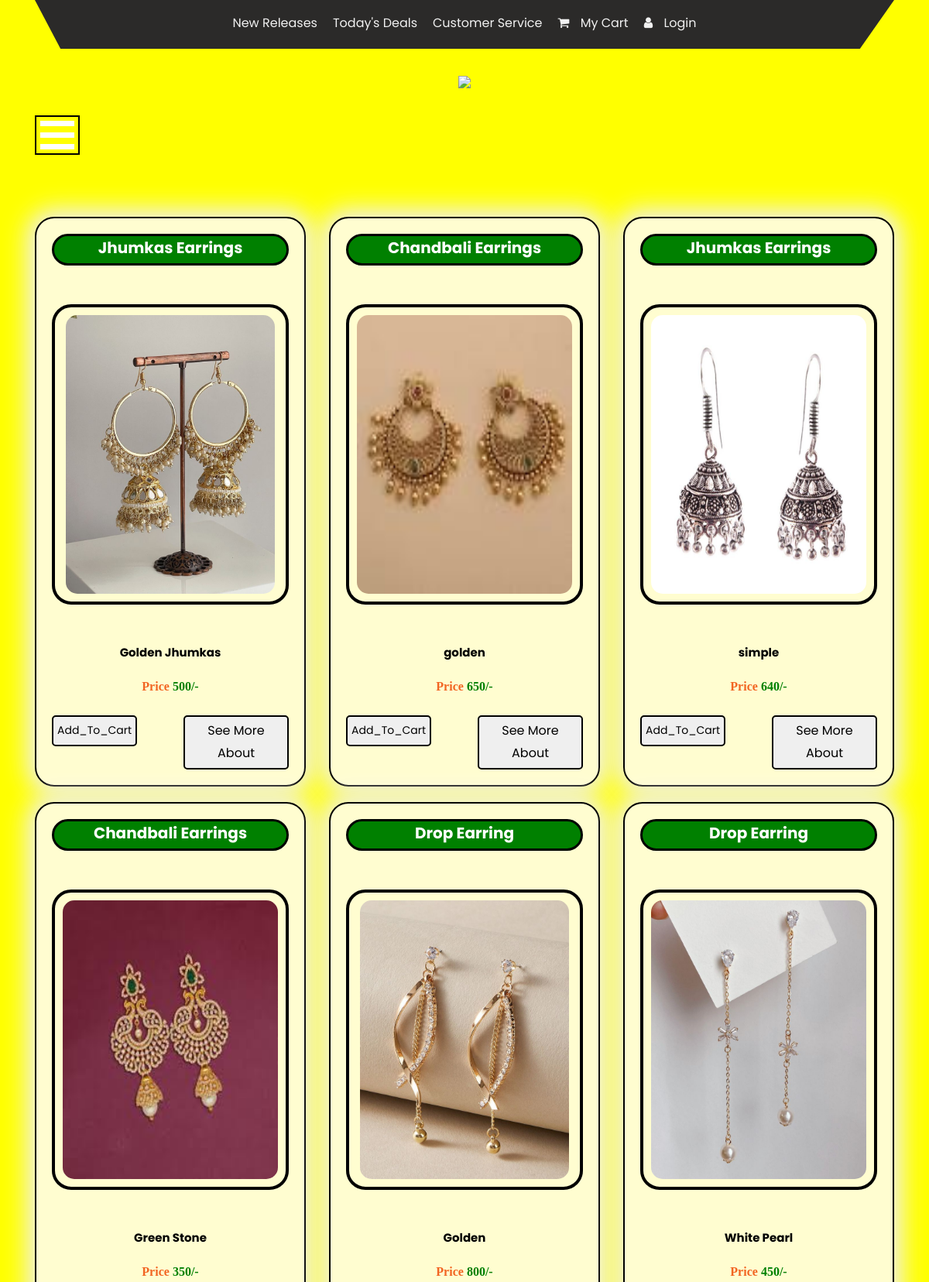
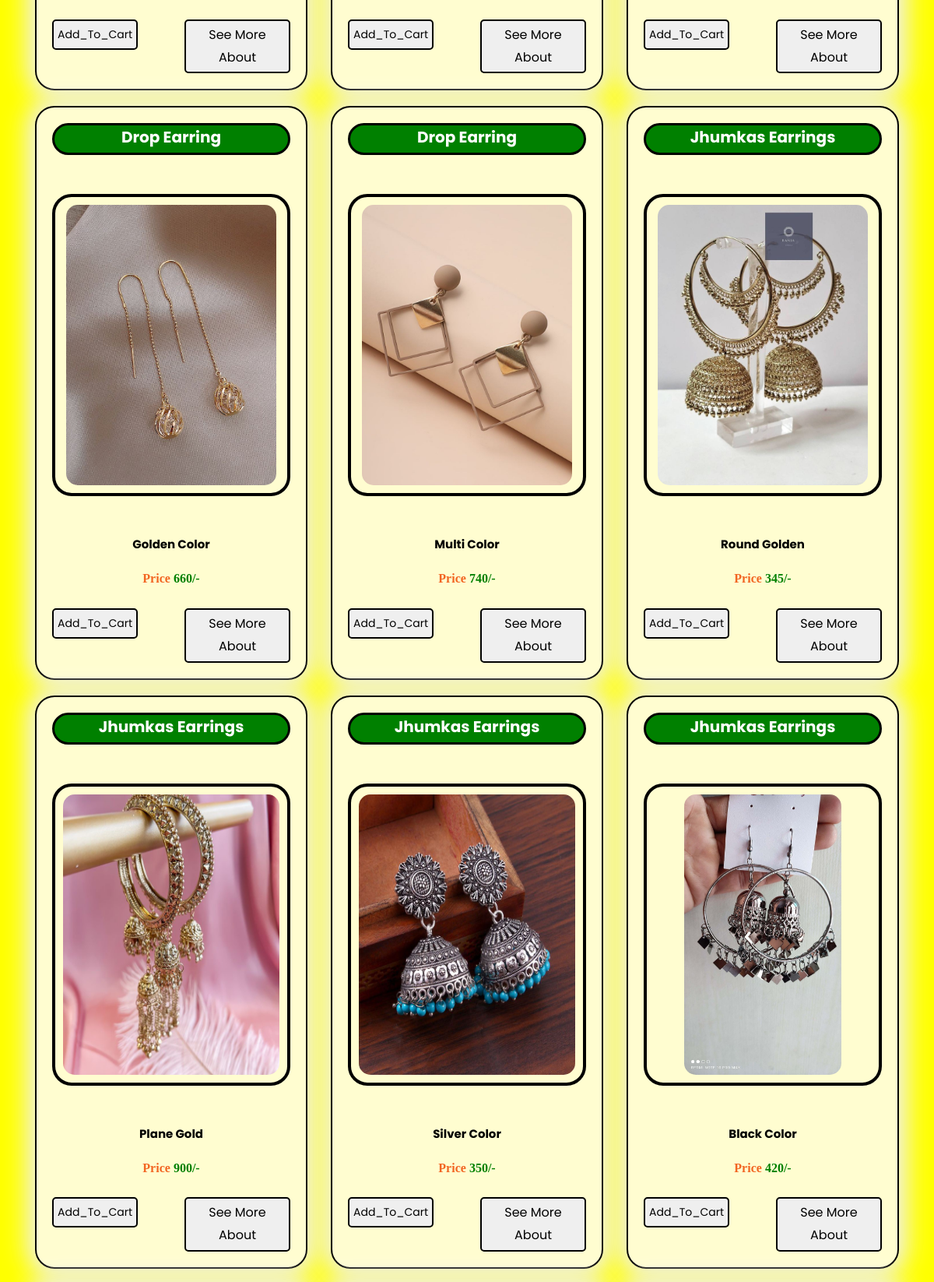
The app's page /jewellery (upper part) with its own data (2 pictures, top to bottom).
### swadeshimart/models.py (models this page shows)
class product_upload_database(models.Model):
    product_name=models.CharField(max_length=30)
    product_price=models.CharField(max_length=5)
    product_description=models.CharField(max_length=100)
    index_photo=models.FileField(upload_to="index_photo")
    left_side_photo=models.FileField(upload_to="left_side_photo")
    right_side_photo=models.FileField(upload_to="right_side_photo")
    up_photo=models.FileField(upload_to="up_photo")
    down_photo=models.FileField(upload_to="down_photo")
    product_for=models.CharField(max_length=30)
    product_type=models.CharField(max_length=30)
    seller_id=models.CharField(max_length=50,default="seller@gmail.com")

### swadeshimart/views.py (the view)
# urls.py: path('jewellery',views.jewellery,name="jewellery"),
def jewellery(request):
    product=product_upload_database.objects.filter(product_type="Jewellery")
    return render(request,"second.html",{'product':product})

### templates/second.html (shortened to what this page needs)
{% load static %}
<!DOCTYPE html>
<html lang="en">
   <head>
      <link rel="stylesheet" type="text/css" href="{% static 'css/bootstrap.min.css' %}">
      <link rel="stylesheet" type="text/css" href="{% static 'css/style.css' %}">
      <link rel="stylesheet" href="{% static 'css/responsive.css' %}">
      <link rel="stylesheet" href="{% static 'css/jquery.mCustomScrollbar.min.css' %}">
      <link rel="stylesheet" href="https://netdna.bootstrapcdn.com/font-awesome/4.0.3/css/font-awesome.css">
      <link rel="stylesheet" type="text/css" href="https://stackpath.bootstrapcdn.com/font-awesome/4.7.0/css/font-awesome.min.css">
      <link rel="stylesheet" href="{% static 'css/owl.carousel.min.css'%}">
      <link rel="stylesheet" href="https://cdnjs.cloudflare.com/ajax/libs/fancybox/2.1.5/jquery.fancybox.min.css" media="screen">
   </head>
   <body style="background:yellow;">
      <div class="banner_bg_main" style="background:yellow">
         <div class="container">
            <div class="header_section_top">
               <div class="row">
                  <div class="col-sm-12">
                     <div class="custom_menu">
                        <ul>
                           <li><a href="new_release">New Releases</a></li>
                           <li><a href="#">Today's Deals</a></li>
                           <li><a href="customer_service">Customer Service</a></li>
                           <li><a href="personal_cart">
                              <i class="fa fa-shopping-cart" aria-hidden="true"></i>
                              <span class="padding_10"> My Cart</span></a>
                           </li>
                           {% if request.session.username %}
                              <li><a href="personal_info">
                                 <span class="padding_10">{{request.session.username}}</span></a>
                              </li>
                           {% else %}
                           <li><a href="login_index">
                              <i class="fa fa-user" aria-hidden="true"></i>
                                 <span class="padding_10">Login</span></a>
                              </li>
                          {% endif %}
                        </ul>
                     </div>
                  </div>
               </div>
            </div>
         </div>
         <div class="logo_section">
            <div class="container">
               <div class="row">
                  <div class="col-sm-12">
                     <div class="logo"><a href="index.html"><img style="height:50px;weidth:10px" src="{% static 'images/logo_swadeshi_mart.ico' %}"></a></div>
                  </div>
               </div>
            </div>
         </div>
         <div class="header_section">
            <div class="container">
               <div class="containt_main">
                  <span class="toggle_icon" onclick="openNav()"><img style="border:2px solid black;padding:5px;" src="{% static 'images/toggle-icon.png' %}"></span>
                  <div class="main">
                  </div>
                  <div class="header_box">
                  </div>
               </div>
            </div>
         </div>
      </div>
      <div class="fashion_section">
                  <div class="container">
                     <br><br>
                     <div class="fashion_section_2">
                        <div class="row">
                        {% for i in product %}
                            <div class="col-lg-4 col-sm-4" style="border-radius:25px;" >
                                <div class="box_main" style="border:2px solid black;border-radius:25px;background:rgb(255, 253, 208)">
                                   <h4 class="shirt_text" style="background-color:green;border-radius:50px;border:3px solid black;color:white">{{i.product_name}}</h4>
                                   <div class="tshirt_img" style="border:4px solid black;border-radius:25px"><img class="image_size" style="border-radius:25px;padding:10px;"  src="{{i.index_photo.url}}" ></div>
                                   <p style="text-align:center;font-weight:bold;color:black">{{i.product_description}}</P>
                                   <p class="price_text" style="font-family:Berlin Sans FB Demi;font-weight:bold">Price <span style="color: green;"><b>{{i.product_price}}/-</b></span></p><br>
                                   <div class="btn_main">
                                    <form action="cart" method="post" enctype="multipart/form-data">
                                       <div class="buy_bt" style="margin-left:px"><button type="submit" style="border:2px solid black;padding:5px;border-radius:5px">Add_To_Cart</button></div>
                                    </form>
                                      <div class="buy_bt" style="margin-left:60px"><a href="product_details_view?id={{i.id}}"><button type="button" style="border:2px solid black;padding:4px;border-radius:5px">See More About</button></a></div>
                                   </div>
                                </div>
                             </div>
                        {% endfor %}
                         </div>
                     </div>
                  </div>
      </div>
   </body>
</html>

### static/css/style.css (style rules this page uses)
* { box-sizing: border-box !important; transition: ease all 0.5s; }
html { scroll-behavior: smooth; overflow-x: hidden; }
body { color: #666666; font-size: 14px; line-height: 1.80857; font-weight: normal; overflow-x: hidden; font-family: 'Poppins', sans-serif; }
a { color: #1f1f1f; text-decoration: none !important; outline: none !important; -webkit-transition: all .3s ease-in-out; -moz-transition: all .3s ease-in-out; -ms-transition: all .3s ease-in-out; -o-transition: all .3s ease-in-out; transition: all .3s ease-in-out; }
h1, h2, h3, h4, h5, h6 { letter-spacing: 0; font-weight: normal; position: relative; padding: 0 0 10px 0; font-weight: normal; line-height: normal; color: #111111; margin: 0 }
h4 { font-size: 16px }
*, *::after, *::before { -webkit-box-sizing: border-box; -moz-box-sizing: border-box; box-sizing: border-box; }
ul, li, ol { margin: 0px; padding: 0px; list-style: none; }
p { margin: 20px; font-weight: 300; font-size: 15px; line-height: 24px; }
a { color: #222222; text-decoration: none; outline: none !important; }
a, .btn { text-decoration: none !important; outline: none !important; -webkit-transition: all .3s ease-in-out; -moz-transition: all .3s ease-in-out; -ms-transition: all .3s ease-in-out; -o-transition: all .3s ease-in-out; transition: all .3s ease-in-out; }
img { max-width: 100%; height: auto; }
button { border: 0; margin: 0; padding: 0; cursor: pointer; }
.banner_bg_main { width: 100%; float: left; background-image: url(../images/banner-bg.png); height: auto; background-size: 100%; background-repeat: no-repeat; }
.header_section_top { width: 100%; float: left; background-color: #2b2a29; clip-path: polygon(0 0, 100% 0, 96% 100%, 3% 100%); height: auto; padding: 10px 0px; }
.custom_menu { width: 100%; margin: 0 auto; text-align: center; }
.custom_menu ul { margin: 0px; padding: 0px; display: inline-block; }
.custom_menu li { float: left; font-size: 16px; color: #f1f1f1; padding: 6px 10px 0px 10px; }
.custom_menu li a { color: #f1f1f1; }
.logo_section { width: 100%; float: left; }
.logo { width: 100%; float: left; text-align: center; padding: 30px 0px; }
.header_section { width: 100%; display: flex; }
.containt_main { display: flex; }
.toggle_icon { cursor: pointer; color: #ffffff; order: 2; }
.header_box { order: 2; display: flex; }
.main { flex: 1; margin: 0px 30px; display: inline-block; order: 2; }
.padding_10 { padding-left: 10px; }
.fashion_section { width: 100%; float: left; padding-bottom: 150px; }
.fashion_section_2 { width: 100%; margin-top: 30px; }
.box_main { width: 100%; background-color: #ffffff; height: auto; padding: 20px; box-shadow: 0px 0 30px 10px #f0f0f0; margin-bottom: 20px; }
.shirt_text { width: 100%; font-size: 20px; color: #30302e; text-align: center; font-weight: bold; padding-bottom: 5px; }
.price_text { width: 100%; font-size: 16px; color: #f26522; text-align: center; margin: 0px; }
.tshirt_img { width: 100%; text-align: center; margin: 50px 0px; min-height: 370px; }
.btn_main { width: 100%; display: flex; }
.buy_bt { float: left; width: 100%; }
.buy_bt a { width: 100%; font-size: 16px; color: #f26522; background-color: transparent; text-align: right; font-weight: bold; }

### templates/second.html (style rules this page uses)
.image_size { height:380px; }

### records on screen
product_upload_database: product_name "Jhumkas Earrings", index_photo (picture), product_description "Golden Jhumkas", product_price "500"
product_upload_database: product_name "Chandbali Earrings", index_photo (picture), product_description "golden", product_price "650"
product_upload_database: product_name "Jhumkas Earrings", index_photo (picture), product_description "simple", product_price "640"
product_upload_database: product_name "Chandbali Earrings", index_photo (picture), product_description "Green Stone", product_price "350"
product_upload_database: product_name "Drop Earring", index_photo (picture), product_description "Golden", product_price "800"
product_upload_database: product_name "Drop Earring", index_photo (picture), product_description "White Pearl", product_price "450"
product_upload_database: product_name "Drop Earring", index_photo (picture), product_description "Golden Color", product_price "660"
product_upload_database: product_name "Drop Earring", index_photo (picture), product_description "Multi Color", product_price "740"
product_upload_database: product_name "Jhumkas Earrings", index_photo (picture), product_description "Round Golden", product_price "345"
product_upload_database: product_name "Jhumkas Earrings", index_photo (picture), product_description "Plane Gold", product_price "900"
product_upload_database: product_name "Jhumkas Earrings", index_photo (picture), product_description "Silver Color", product_price "350"
product_upload_database: product_name "Jhumkas Earrings", index_photo (picture), product_description "Black Color", product_price "420"
